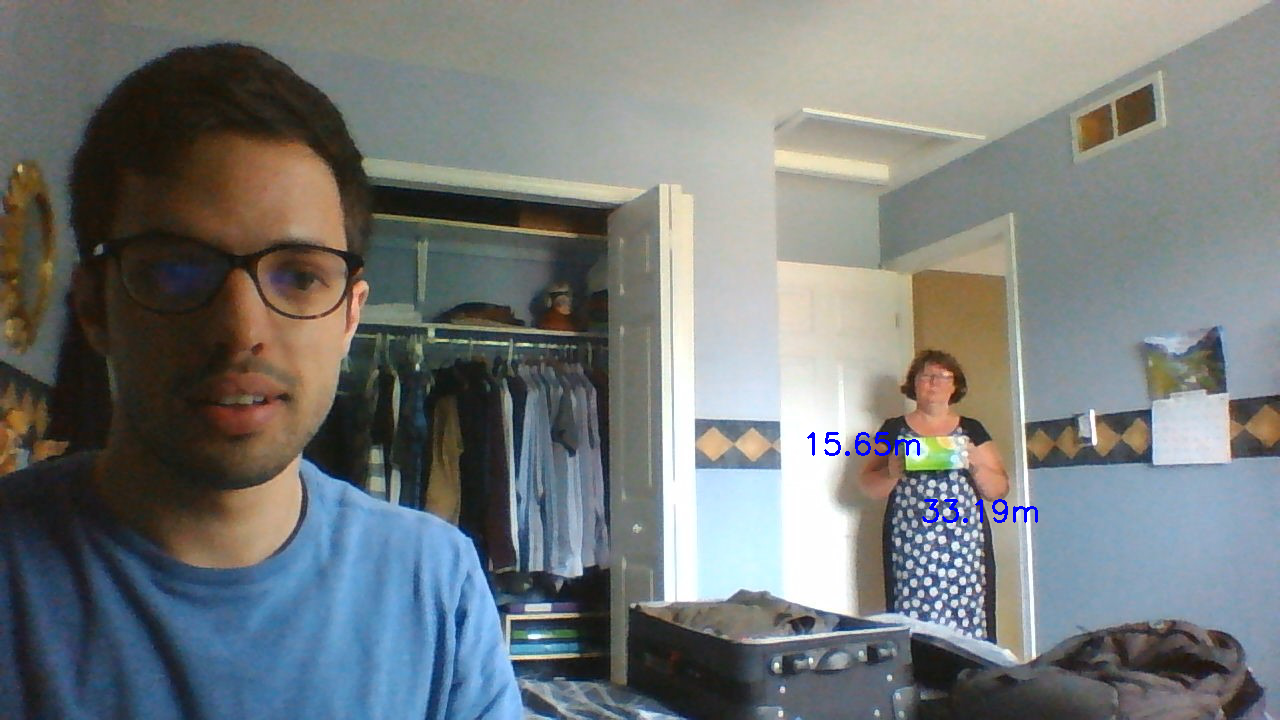
//> input picture test1.png, 1280 x 720 px
$ ./SimpleScaledImage test1.png test2.png   (built with g++ and OpenCV 4)
//> lines starting //> are read from the running program, lines starting //| are printed output that depends on the picture

// OpenCV includes
#include <opencv2/opencv.hpp>

int main(int argc, char **argv) {


	float depth;
	std::cout<<"Distance (depth) between images in meters: ";
	std::cin>>depth;
//> the answer given: 2

	float pixelRatio;
	std::string line;
	std::string::size_type sz;
	std::ifstream cf("calibration.txt");
	if (cf.is_open())
	{
		getline(cf, line); // get magic number
		pixelRatio = std::stof(line, &sz);
		cf.close();
	}

	else {
		std::cout << "\nError: missing calibration file.";
		return 0;
	}

	cv::Mat im1 = cv::imread(argv[1]);
//> im1 is the input picture: 720 rows x 1280 cols, CV_8UC3; mean B, G, R 121.6, 121.9, 118
	cv::Mat im2 = cv::imread(argv[2]);
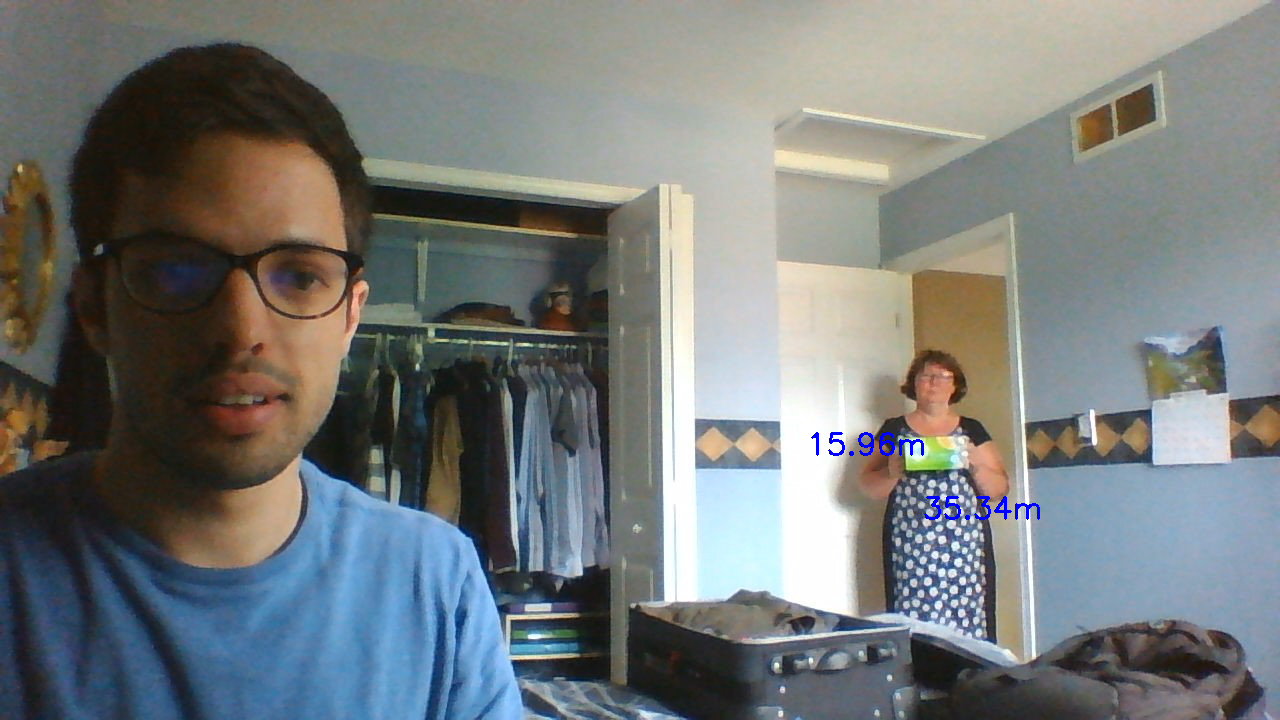
//> input picture test2.png, 1280 x 720 px
//> im2 is the input picture: 720 rows x 1280 cols, CV_8UC3; mean B, G, R 121.7, 121.9, 118

	cv::Rect2d roi1 = cv::selectROI(im1);
//> the box from (320, 180) to (960, 540) is selected with the mouse
//> roi1 = Rect(320, 180, 640, 360)
	cv::Rect2d roi2 = cv::selectROI(im2);
//> the box from (320, 180) to (960, 540) is selected with the mouse
//> roi2 = Rect(320, 180, 640, 360)


	float r = 0.5*((roi2.width / roi1.width) + (roi2.height / roi1.height));
//> r = 1

	float d = -r*depth / (1 - r);
//> d = -inf
	float objWidth = roi1.width * pixelRatio / d;
//> objWidth = 0
	float objHeight = roi1.height * pixelRatio / d;
//> objHeight = 0

	// Crop image
	//cv::Mat imCrop = im1(roi);

	char width[50], height[50];
	sprintf(width, "%.2fm", objWidth);
//> width = "-0.00m"
	sprintf(height, "%.2fm", objHeight);
//> height = "-0.00m"

	cv::line(im1, cv::Point(roi1.x, roi1.y), cv::Point(roi1.x, roi1.y + roi1.height),
		cv::Scalar(255, 0, 0), 3);
	cv::line(im1, cv::Point(roi1.x, roi1.y + roi1.height), cv::Point(roi1.x + roi1.width, roi1.y + roi1.height),
		cv::Scalar(255, 0, 0), 3);

	cv::putText(im1, width, cv::Point2f(roi1.x + roi1.width/4, roi1.y + roi1.height+50),CV_FONT_HERSHEY_SIMPLEX,1,cv::Scalar(255,0,0),2);
	cv::putText(im1, height, cv::Point2f(roi1.x - 100, roi1.y+ roi1.height/2), CV_FONT_HERSHEY_SIMPLEX, 1, cv::Scalar(255,0, 0), 2);
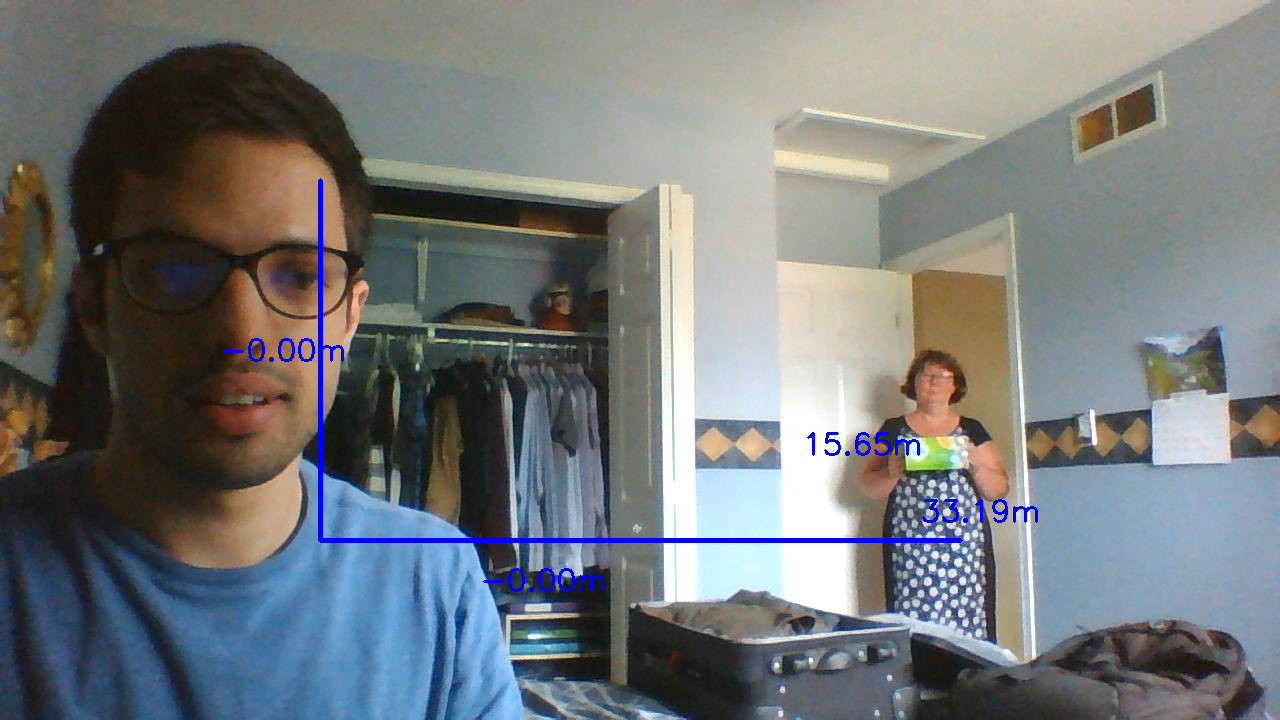
//> im1: 720 rows x 1280 cols, CV_8UC3; mean B, G, R 122.5, 121, 117

	std::cout << "\nEnter file name (without extension): ";
	std::string filename;
	std::cin >> filename;
//> the answer given: out.png
	cv::imshow("Scaled image", im1);
	cv::imwrite(filename + ".png", im1);
	std::cout << "\nImage saved as " << filename + ".png" << std::endl;

    return 0;
}
